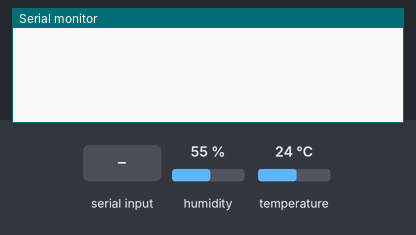
This sketch was run on a simulated Arduino Uno, built with avr-gcc and run on an emulated ATmega328P. On the bench: the last lines printed to the serial monitor. The inputs (shaded band) are chosen by the test bench; at power-on: humidity 55 %, temperature 24 °C.

Above: at 1.2 s.
1.3 s: "RD" received over the second serial link
At 2.5 s:
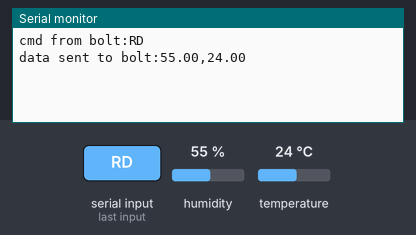
2.8 s: "1" received over the second serial link
At 3.9 s:
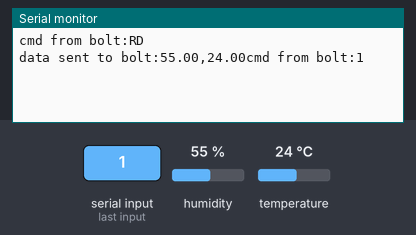

The sketch:

dht_bolt3.ino
```cpp
#include <SoftwareSerial.h>
#include <DHT.h>

SoftwareSerial mySerial(8,9);

//Constants
#define DHTPIN 2     // what pin we're connected to
#define DHTTYPE DHT11  // DHT 22  (AM2302)
DHT dht(DHTPIN, DHTTYPE); //// Initialize DHT sensor for normal 16mhz Arduino

void setup()
{
  Serial.begin(9600);
  mySerial.begin(9600);
  dht.begin();
  Serial.setTimeout(100);
}

String data;
uint8_t dataRead = 0;

void loop()
{
  if (mySerial.available() > 0) {
    delay(50);
    String readData = "";
    Serial.print("cmd from bolt:");
    while (mySerial.available() > 0 ) {
      readData = readData + (char)mySerial.read();
    }
    Serial.println(readData);
    if (readData.indexOf("RD") != -1) {
      String data = sensor_data_to_push();
      mySerial.print(data);
      Serial.print("data sent to bolt:");
      Serial.print(data);
    }
  }
}

String sensor_data_to_push() {
  String data;
  float hum = dht.readHumidity();
  float temp = dht.readTemperature();
  data = String(hum) + "," + String(temp);
  return data;
}
```

Measured:
- after the input at 1.3 s, the serial monitor: prints a new line after 0.05 s (image 1)
- after the input at 2.8 s, the serial monitor: prints a new line after 0.05 s (image 2)
